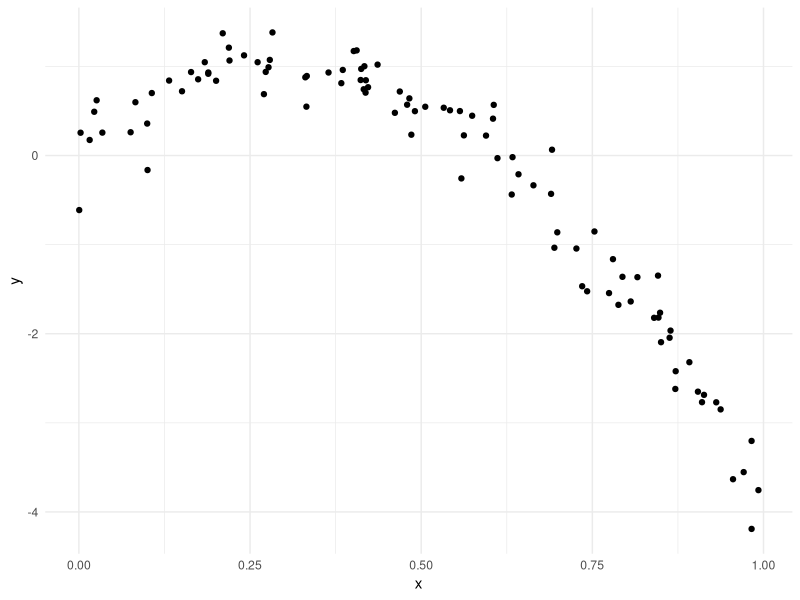
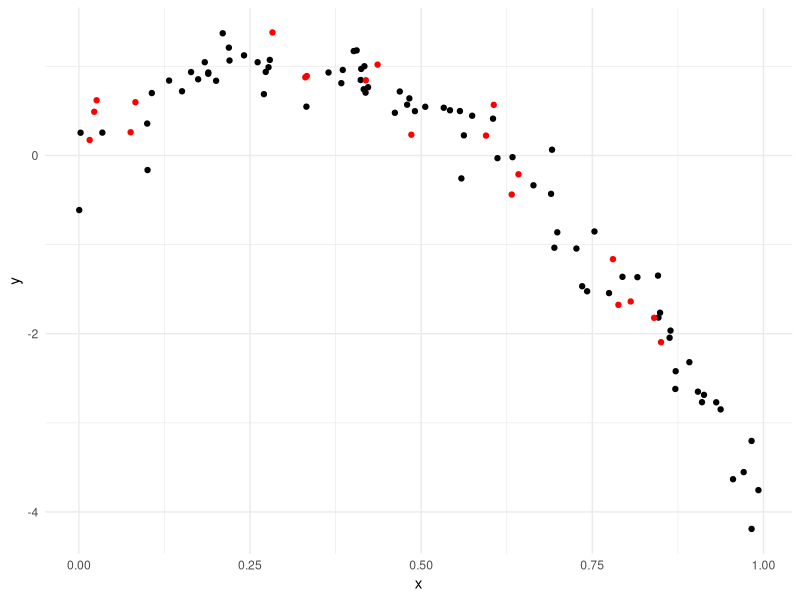
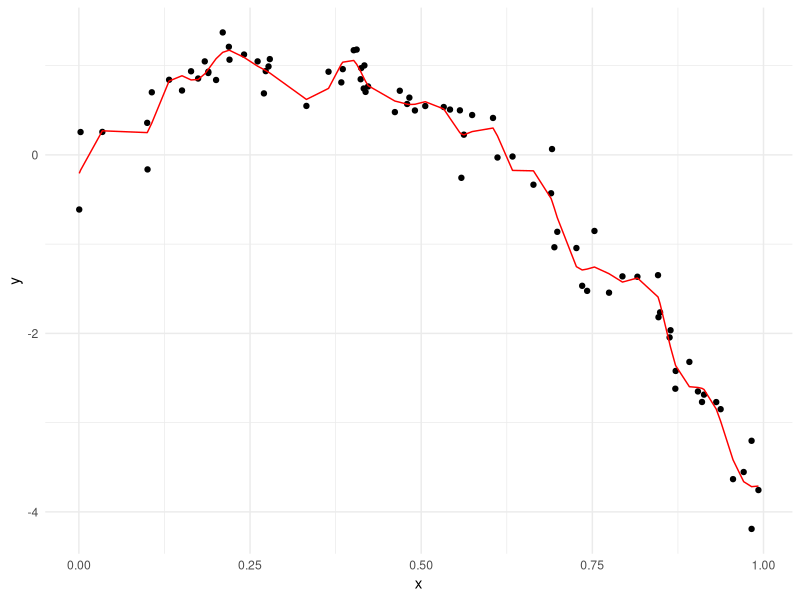
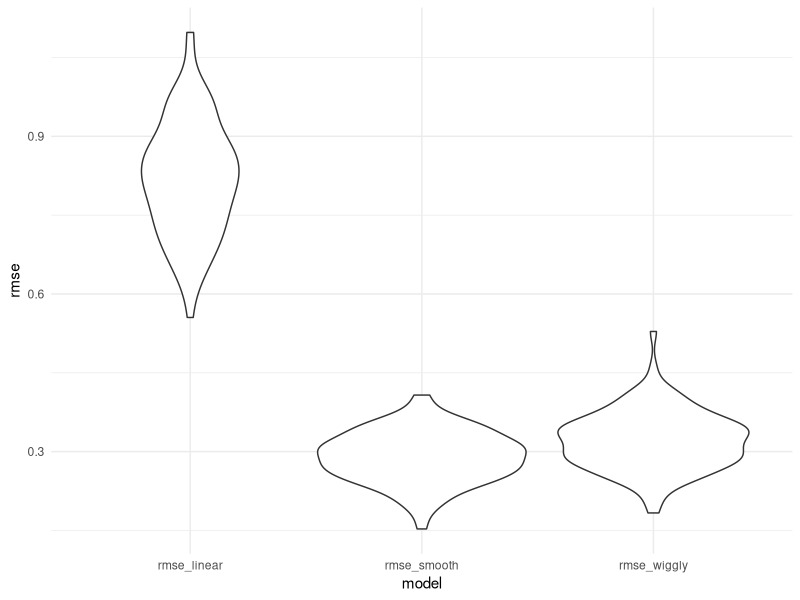

Write R code to recreate these figures, in order.
## ---- chunk 1
library(tidyverse)
library(mgcv)
library(modelr)
library(viridis)

knitr::opts_chunk$set(
  echo = TRUE,
  warning = FALSE,
  fig.width = 6,
  fig.asp = .6,
  out.width = "90%"
)

theme_set(theme_minimal() + theme(legend.position = "bottom"))

options(
  ggplot2.continuous.colour = "viridis",
  ggplot2.continuous.fill = "viridis"
)

scale_colour_discrete = scale_colour_viridis_d
scale_fill_discrete = scale_fill_viridis_d
## ---- chunk 2
nonlin_df = 
  tibble(
    id = 1:100,
    x = runif(100, 0, 1),
    y = 1 - 10 * (x - .3) ^ 2 + rnorm(100, 0, .3)
  )

nonlin_df %>% 
  ggplot(aes(x = x, y = y)) + 
  geom_point()
## ---- chunk 3
train_df = sample_n(nonlin_df,80)
test_df = anti_join(nonlin_df,train_df,by = "id") 
## ---- chunk 4
train_df %>% 
  ggplot(aes(x = x, y = y)) + 
  geom_point() +
  geom_point(data = test_df, color = "red")
## ---- chunk 5
linear_mod = lm(y~x, data = train_df)
smooth_mod = mgcv::gam(y~s(x),data = train_df)
wiggly_mod = mgcv::gam(y~s(x, k = 30), sp = 10e-6, data = train_df)
## ---- chunk 6
train_df %>% 
  add_predictions(wiggly_mod) %>% 
  ggplot(aes(x=x, y=y))+
  geom_point()+
  geom_line(aes(y= pred), color = "red")
## ---- chunk 7
rmse(linear_mod,test_df)
rmse(smooth_mod,test_df)
rmse(wiggly_mod,test_df)
## ---- chunk 8
cv_df = 
  crossv_mc(nonlin_df,100) %>% 
  mutate(
    train = map(train, as_tibble),
    test = map(test, as_tibble)
  ) %>% 
  mutate(
    linear_fits = map(.x = train, ~lm(y~x, data = .x)),
    smooth_fits = map(.x = train, ~gam(y~s(x), data = .x)),
    wiggly_fits = map(.x = train, ~gam(y~s(x, k =30), sp = 10e-6, data = .x))
  ) %>% 
   mutate(
     rmse_linear = map2_dbl(.x = linear_fits, .y = test, ~rmse(model = .x, data = .y)),
     rmse_smooth = map2_dbl(.x = smooth_fits, .y = test, ~rmse(model = .x, data = .y)), 
     rmse_wiggly = map2_dbl(.x = wiggly_fits, .y = test, ~rmse(model = .x, data = .y))
  )
## ---- chunk 9
cv_df %>% pull(train) %>% .[[1]] %>% as_tibble
## ---- chunk 10
cv_df %>% 
  select(starts_with("rmse")) %>% 
  pivot_longer(
    everything(),
    names_to = "model",
    values_to = "rmse",
    names_prefix = "rmse_ "
  ) %>% 
  ggplot(aes(x= model,y =rmse))+
  geom_violin()
## ---- chunk 11
cv_df %>% 
  select(starts_with("rmse")) %>% 
  pivot_longer(
    everything(),
    names_to = "model",
    values_to = "rmse",
    names_prefix = "rmse_ "
  ) %>% 
  group_by(model) %>% 
  summarize(ave_rmse =mean(rmse))
